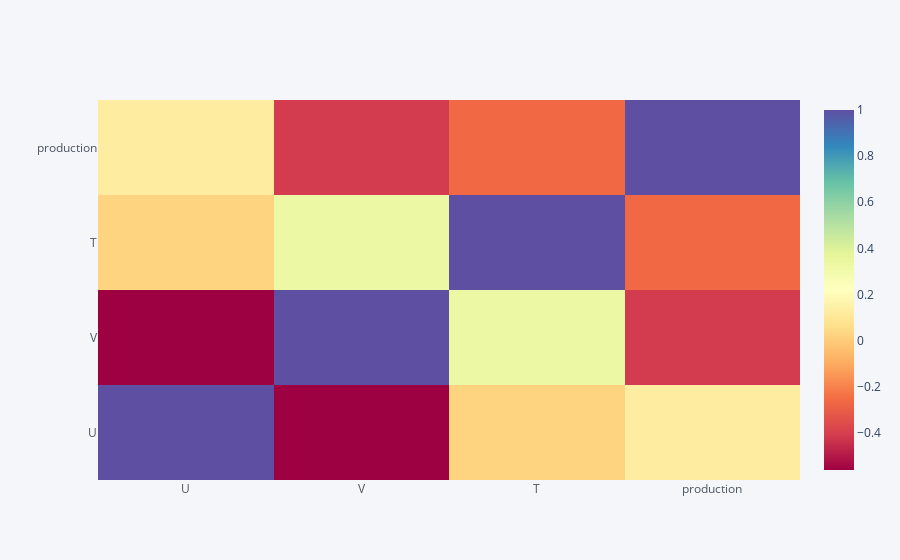

Notebook source saved alongside this figure:
### Code cell
df_WF1[["U","V","T","production"]].corr().iplot(
    kind='heatmap', 
    colorscale='spectral',
    filename='cufflinks/simple-heatmap'

)

ax = sns.heatmap(df_WF1[["U","V","T","production"]].corr(), annot=True)

### Figure 1 — Plotly figure (JSON) as saved in the notebook; plotly's stock layout.template omitted (floating-point values rounded to 4 significant figures)
{"data": [{"colorscale": [[0, "rgb(158,1,66)"], [0.1, "rgb(213,62,79)"], [0.2, "rgb(244,109,67)"], [0.3, "rgb(253,174,97)"], [0.4, "rgb(254,224,139)"], [0.5, "rgb(255,255,191)"], [0.6, "rgb(230,245,152)"], [0.7, "rgb(171,221,164)"], [0.8, "rgb(102,194,165)"], [0.9, "rgb(50,136,189)"], [1, "rgb(94,79,162)"]], "type": "heatmap", "x": ["U", "V", "T", "production"], "y": ["U", "V", "T", "production"], "z": [[1, -0.5618, 0.02411, 0.1283], [-0.5618, 1, 0.3287, -0.4117], [0.02411, 0.3287, 1, -0.2657], [0.1283, -0.4117, -0.2657, 1]], "zmax": 1, "zmin": -0.5618}], "layout": {"legend": {"bgcolor": "#F5F6F9", "font": {"color": "#4D5663"}}, "paper_bgcolor": "#F5F6F9", "plot_bgcolor": "#F5F6F9", "title": {"font": {"color": "#4D5663"}}, "xaxis": {"gridcolor": "#E1E5ED", "showgrid": true, "tickfont": {"color": "#4D5663"}, "title": {"font": {"color": "#4D5663"}, "text": ""}, "zerolinecolor": "#E1E5ED"}, "yaxis": {"gridcolor": "#E1E5ED", "showgrid": true, "tickfont": {"color": "#4D5663"}, "title": {"font": {"color": "#4D5663"}, "text": ""}, "zerolinecolor": "#E1E5ED"}}}
